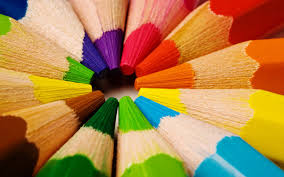
#> input picture Week 7/Day 32/images/colorful_2.jpeg, 284 x 177 px
$ python masking_opencv_2.py
#> lines starting #> are read from the running program, lines starting #| are printed output that depends on the picture; after the words box and inside, x2 and y2 are one past the last pixel; in counts of white or black regions, pixels touching at a corner belong together
# 2.  Modify  the  previous  program  to  detect  and  highlight  red  and  green  areas
# simultaneously.

import cv2
import numpy as np

image = cv2.imread('images/colorful_2.jpeg')
#> image is the input picture: shape (177, 284, 3); mean B, G, R 72.7, 129.8, 173.1
hsv = cv2.cvtColor(image, cv2.COLOR_BGR2HSV)
#> hsv: shape (177, 284, 3); mean H, S, V 31.8, 186.3, 191.4

lower_blue = np.array([90, 50, 70])
upper_blue = np.array([130, 255, 255])

lower_red1 = np.array([0, 120, 70])
upper_red1 = np.array([10, 255, 255])
lower_red2 = np.array([170, 120, 70])
upper_red2 = np.array([180, 255, 255])

lower_green = np.array([40, 40, 40])
upper_green = np.array([80, 255, 255])

mask_blue = cv2.inRange(hsv, lower_blue, upper_blue)
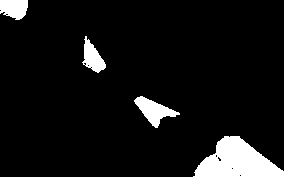
#> mask_blue: shape (177, 284); 7.6% white; 4 white regions, box (x1, y1, x2, y2) and area: (193, 136, 284, 177) 2282, (134, 96, 180, 128) 630, (82, 36, 106, 73) 455, (0, 0, 28, 20) 453
mask_red1 = cv2.inRange(hsv, lower_red1, upper_red1)
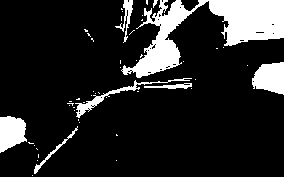
#> mask_red1: shape (177, 284); 14.9% white; 51 white regions (43 under 20 px), largest, box (x1, y1, x2, y2) and area: (121, 0, 284, 78) 4800, (252, 62, 284, 95) 800, (0, 116, 27, 153) 739
mask_red2 = cv2.inRange(hsv, lower_red2, upper_red2)
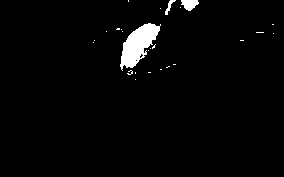
#> mask_red2: shape (177, 284); 2.5% white; 26 white regions (23 under 20 px), largest, box (x1, y1, x2, y2) and area: (120, 23, 161, 71) 990, (181, 0, 199, 11) 136, (165, 0, 176, 15) 55
mask_red = cv2.bitwise_or(mask_red1, mask_red2)
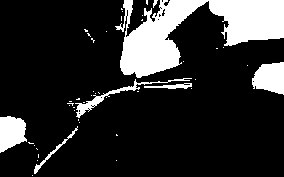
#> mask_red: shape (177, 284); 17.4% white; 46 white regions (39 under 20 px), largest, box (x1, y1, x2, y2) and area: (115, 0, 284, 78) 6292, (252, 62, 284, 95) 800, (0, 116, 27, 153) 739
mask_green = cv2.inRange(hsv, lower_green, upper_green)
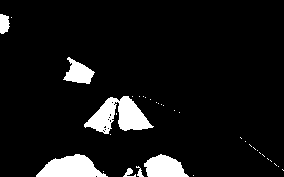
#> mask_green: shape (177, 284); 7.9% white; 35 white regions (28 under 20 px), largest, box (x1, y1, x2, y2) and area: (84, 96, 154, 134) 1396, (36, 154, 108, 177) 1058, (144, 154, 189, 177) 721

mask_combined = cv2.bitwise_or(mask_blue, cv2.bitwise_or(mask_red, mask_green))
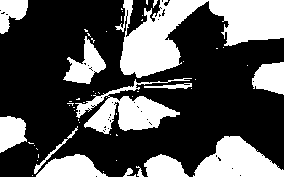
#> mask_combined: shape (177, 284); 32.9% white; 57 white regions (43 under 20 px), largest, box (x1, y1, x2, y2) and area: (115, 0, 284, 78) 6292, (75, 78, 192, 134) 2510, (193, 136, 284, 177) 2308

result = cv2.bitwise_and(image, image, mask=mask_combined)
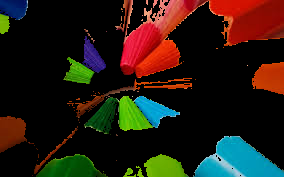
#> result: shape (177, 284, 3); mean B, G, R 17.4, 27.1, 37.1

cv2.imshow('Original Image', image)
cv2.imshow('Color Mask', mask_combined)
cv2.imshow('Highlighted Regions', result)

cv2.waitKey(0)
cv2.destroyAllWindows()

$ run again, with Week 7/Day 32/images/images.jpeg copied over Week 7/Day 32/images/colorful_2.jpeg
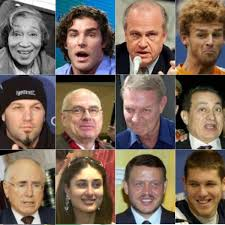
#> input picture Week 7/Day 32/images/images.jpeg, 225 x 225 px
#> image is the input picture: shape (225, 225, 3); mean B, G, R 91, 103.9, 122
#> hsv: shape (225, 225, 3); mean H, S, V 37.3, 99.1, 128.8
#> `mask_blue = cv2.inRange(hsv, lower_blue, upper_blue)`:
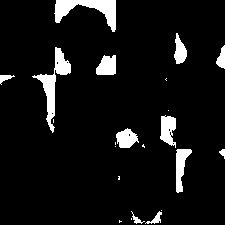
#> mask_blue: shape (225, 225); 7.3% white; 22 white regions (10 under 20 px), largest, box (x1, y1, x2, y2) and area: (54, 0, 116, 32) 849, (32, 47, 71, 133) 836, (176, 149, 192, 193) 379
#> mask_red1: shape (225, 225); 3.4% white; 117 white regions (110 under 20 px), largest, box (x1, y1, x2, y2) and area: (92, 150, 115, 208) 523, (125, 29, 161, 68) 432, (126, 19, 142, 30) 92
#> mask_red2: shape (225, 225); 0.22% white; 14 white regions (12 under 20 px), largest, box (x1, y1, x2, y2) and area: (70, 140, 80, 149) 54, (106, 167, 111, 177) 25
#> mask_red: shape (225, 225); 3.6% white; 118 white regions (110 under 20 px), largest, box (x1, y1, x2, y2) and area: (92, 150, 115, 208) 555, (125, 29, 161, 68) 432, (126, 19, 142, 30) 92
#> mask_green: shape (225, 225); 0.35% white in thin lines or dots, all inside (x1, y1, x2, y2) = (45, 6, 222, 225)
#> mask_combined: shape (225, 225); 11.3% white; 186 white regions (164 under 20 px), largest, box (x1, y1, x2, y2) and area: (54, 0, 118, 32) 855, (32, 47, 71, 133) 836, (92, 150, 115, 208) 555
#> `result = cv2.bitwise_and(image, image, mask=mask_combined)`:
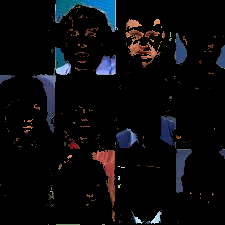
#> result: shape (225, 225, 3); mean B, G, R 12.5, 10.2, 10
